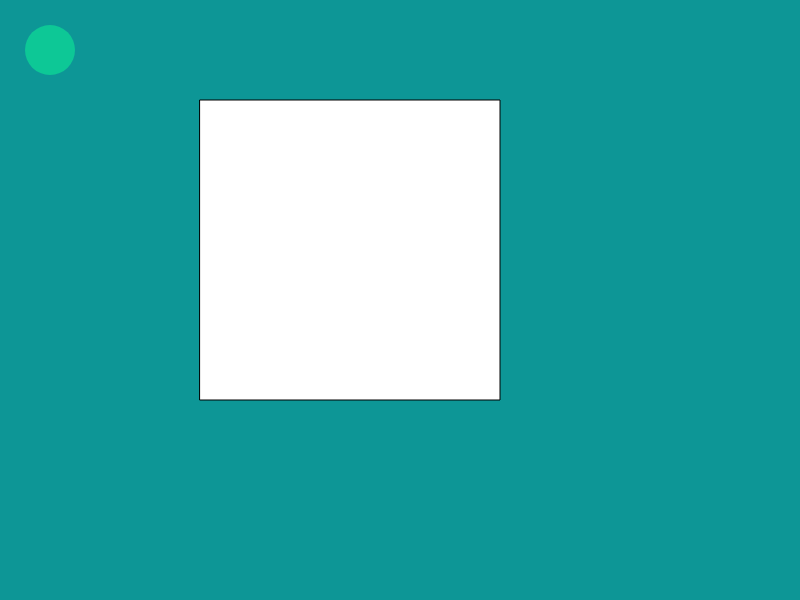
Frame 1 (no input)
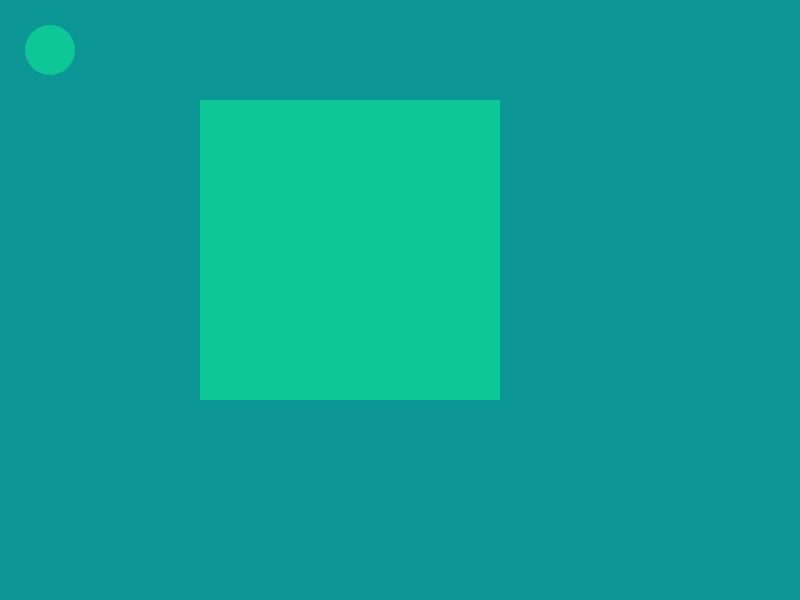
Frame 60 (no input)
Frame 120 (the mouse pressed at the canvas centre since frame 60): identical to frame 60, image omitted

The p5.js sketch that drew these frames (run headless with seeded random() and noise() and a simulated clock; from frame 60 on, the mouse is pressed at the canvas centre):

// p5.js sketch
// ── sketch.js
function setup() {
  createCanvas(800,600);
}

function draw() {
  background(13,150,150);
  rect(200,100,300,300);
  fill(13,200,150);
  noStroke();
  ellipse(50,50,50,50)
}
